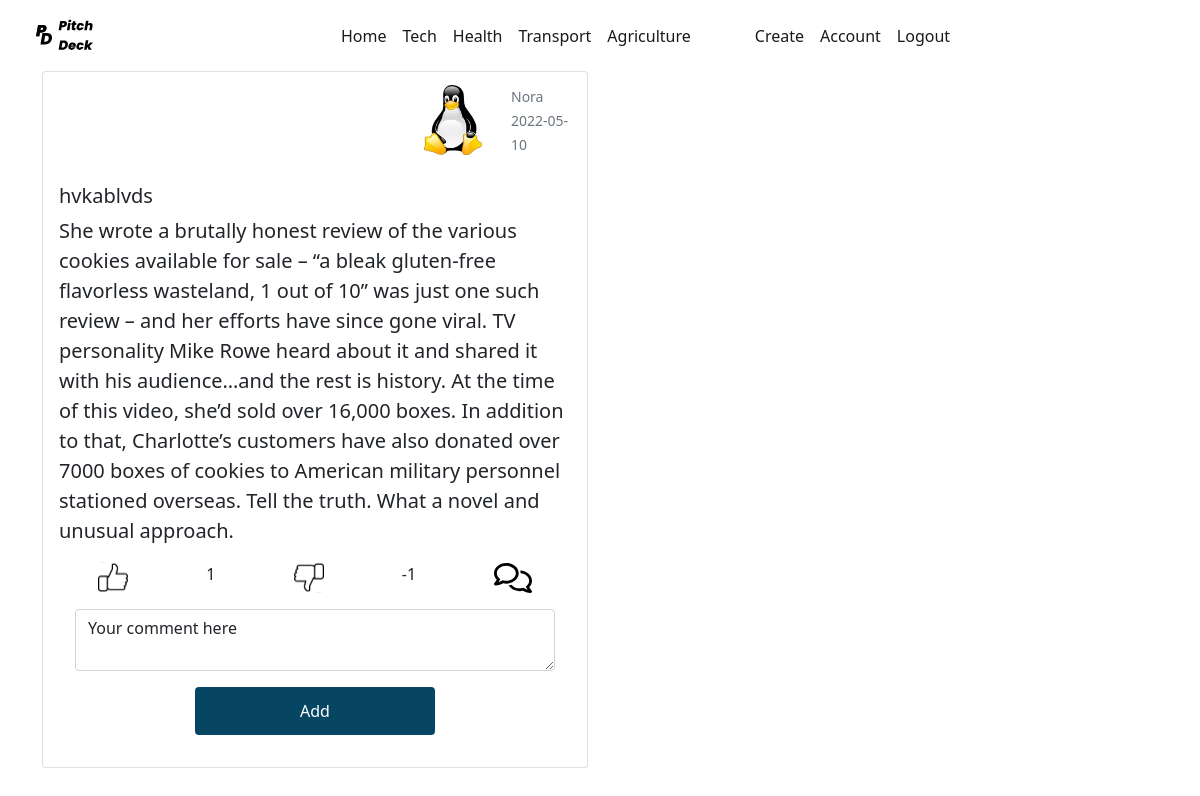
/comments/2 (signed in), run on an earlier commit of the app's database.
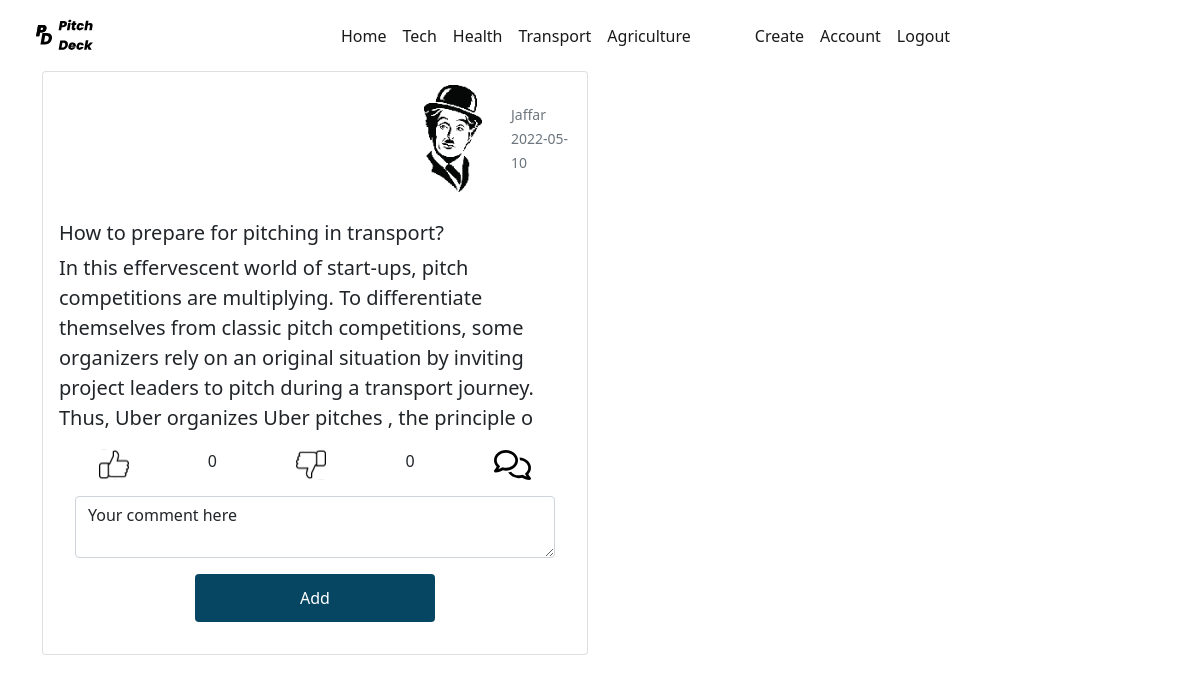
And on a later commit of the database.
### app/models.py (models this page shows, shortened)
class User(db.Model, UserMixin):
    id = db.Column(db.Integer, primary_key=True)
    username = db.Column(db.String, nullable=False, unique=True)
    email = db.Column(db.String, nullable=False, unique=True)
    password = db.Column(db.String, nullable=False)
    profile = db.Column(db.String, nullable=False, default='anon.png')
    pitches = db.relationship('Pitch', backref='author', lazy=True)

class Pitch(db.Model):
    id = db.Column(db.Integer, primary_key=True)
    title = db.Column(db.String, nullable=False)
    content = db.Column(db.String, nullable=False)
    likes= db.Column(db.Integer, nullable=False,default=0)
    dislikes= db.Column(db.Integer, nullable=False,default=0)
    comments= db.Column(db.String, default='')
    category= db.Column(db.String,nullable=False)
    date_created = db.Column(db.Date, nullable=False, default=datetime.utcnow)
    user_id = db.Column(db.Integer, db.ForeignKey('user.id'), nullable=False)

### app/routes.py (the view)
@app.route('/comments/<id>',methods=['POST', 'GET'])
@login_required
def comments(id):
    form = CommentsForm()
    pitch = Pitch.query.filter_by(id=id).first()
    if form.validate_on_submit():
        pitch.comments+=form.content.data + '~'
        db.session.commit()
        flash('Your comment was added successfully')
        return redirect(url_for('home'))
    form.content.data = "Your comment here"
    return render_template('comments.html', form=form , pitch=pitch)

### app/forms.py
class CommentsForm(FlaskForm):
    content=TextAreaField('Content', validators=[DataRequired()])
    submit = SubmitField('Add')

### app/models.py (called while the page is built)
@login_manager.user_loader
def login_manager(user_id):
    return User.query.get(int(user_id))

### app/templates/comments.html (shortened to what this page needs)
{% extends 'layout.html' %}
{% block body %}
<div class="container">
    <div class="row row-cols-1 row-cols-md-2 g-4">
      <div class="col ">
        <div class="card">
            <div class="row  p-2">
                <div class="col-md-8"></div>
              <div class="col-md-2">
                  <img src="{{url_for('static', filename='/profiles/'+pitch.author.profile)}}" class="img-thumbnail img-fluid border border-white" alt="Profile picture" >
              </div>
              <div class="col-md-2 mx-auto mt-auto mb-auto text-muted">
                  <small>{{pitch.author.username}}</small>
                  <br>
                  <small>{{pitch.date_created}}</small>
              </div>
            </div>
          <div class="card-body">
            <h5 class="card-title">{{pitch.title}}</h5>
            <p class="card-text lead">{{pitch.content}}</p>
            <div class="d-flex justify-content-around">
              <img src="{{url_for('static',filename='/assets/like.svg')}}" alt="">{{pitch.likes}}
              <img src="{{url_for('static',filename='/assets/unlike.svg')}}"  alt="">{{pitch.dislikes}}
              <a  data-bs-toggle="collapse" href="#comments{{pitch.id}}" class="lead text-decoration-none">
                <img src="{{url_for('static',filename='/assets/comment.svg')}}" height="30" alt="">
              </a>
            </div>
            <div id="comments{{pitch.id}}">
              <div class="m-3">
                <form action="" method="post">
                  <div class="form-group">
                          {% if form.content.errors %}
                          {{form.content(class='form-control is-invalid')}}
                              {% for error in form.email.errors %}
                                  <div class="invalid-feedback">
                                      {{error}}
                                  </div>
                              {% endfor %}
                      {% else %}
                          {{form.content(class='form-control')}}
                      {% endif %}
                  </div>
                  <div class="text-center mt-3">
                    {{form.submit(class='btn btn-outline')}}
                </div>
              </div>
            </div>
          </div>
        </div>
      </div>
</div>
{% endblock %}

What changed in the data, as far as the page shows it:
no longer on this page (row edited): User: profile (picture), author.username "Nora"
added User: profile (picture), author.username "Jaffar"
changed Pitch: title "hvkablvds" → "How to prepare for pitching in transport?"; content "She wrote a brutally honest review of the various cookies available for sale – “a bleak gluten-free flavorless wasteland, 1 out of 10” was just one such review – and her efforts have since gone viral. TV personality Mike Rowe heard about it and shared it with his audience…and the rest is history. At the time of this video, she’d sold over 16,000 boxes. In addition to that, Charlotte’s customers have also donated over 7000 boxes of cookies to American military personnel stationed overseas. Tell the truth. What a novel and unusual approach." → "In this effervescent world of start-ups, pitch competitions are multiplying. To differentiate themselves from classic pitch competitions, some organizers rely on an original situation by inviting project leaders to pitch during a transport journey. Thus, Uber organizes Uber pitches , the principle o"; likes "1" → "0"; dislikes "-1" → "0"
